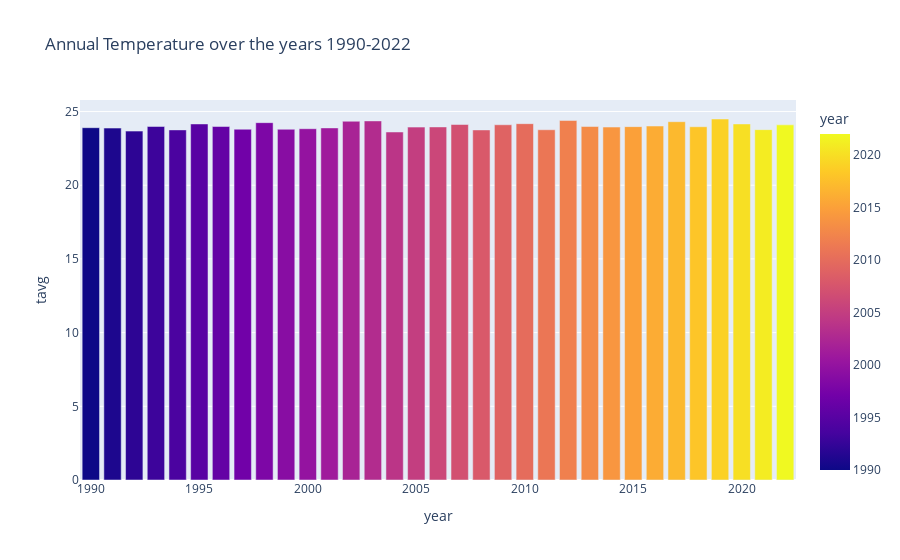

Here is the notebook cell this chart was saved with:
### Code cell
fig = px.bar(df1, x='year', y='tavg', color='year', title='Annual Temperature over the years 1990-2022')
fig.show()

### Figure 1 — Plotly figure (JSON) as saved in the notebook; plotly's stock layout.template omitted (floating-point values rounded to 4 significant figures)
{"data": [{"alignmentgroup": "True", "hovertemplate": "year=%{marker.color}<br>tavg=%{y}<extra></extra>", "legendgroup": "", "marker": {"color": [1990, 1991, 1992, 1993, 1994, 1995, 1996, 1997, 1998, 1999, 2000, 2001, 2002, 2003, 2004, 2005, 2006, 2007, 2008, 2009, 2010, 2011, 2012, 2013, 2014, 2015, 2016, 2017, 2018, 2019, 2020, 2021, 2022], "coloraxis": "coloraxis", "pattern": {"shape": ""}}, "name": "", "offsetgroup": "", "orientation": "v", "showlegend": false, "textposition": "auto", "type": "bar", "x": [1990, 1991, 1992, 1993, 1994, 1995, 1996, 1997, 1998, 1999, 2000, 2001, 2002, 2003, 2004, 2005, 2006, 2007, 2008, 2009, 2010, 2011, 2012, 2013, 2014, 2015, 2016, 2017, 2018, 2019, 2020, 2021, 2022], "xaxis": "x", "y": [23.9, 23.88, 23.67, 23.99, 23.76, 24.16, 23.98, 23.8, 24.25, 23.8, 23.84, 23.89, 24.34, 24.37, 23.61, 23.94, 23.96, 24.12, 23.75, 24.1, 24.18, 23.76, 24.39, 23.98, 23.95, 23.98, 24.02, 24.31, 23.97, 24.49, 24.16, 23.77, 24.1], "yaxis": "y"}], "layout": {"barmode": "relative", "coloraxis": {"colorbar": {"title": {"text": "year"}}, "colorscale": [[0, "#0d0887"], [0.1111, "#46039f"], [0.2222, "#7201a8"], [0.3333, "#9c179e"], [0.4444, "#bd3786"], [0.5556, "#d8576b"], [0.6667, "#ed7953"], [0.7778, "#fb9f3a"], [0.8889, "#fdca26"], [1, "#f0f921"]]}, "legend": {"tracegroupgap": 0}, "title": {"text": "Annual Temperature over the years 1990-2022"}, "xaxis": {"anchor": "y", "domain": [0, 1], "title": {"text": "year"}}, "yaxis": {"anchor": "x", "domain": [0, 1], "title": {"text": "tavg"}}}}
